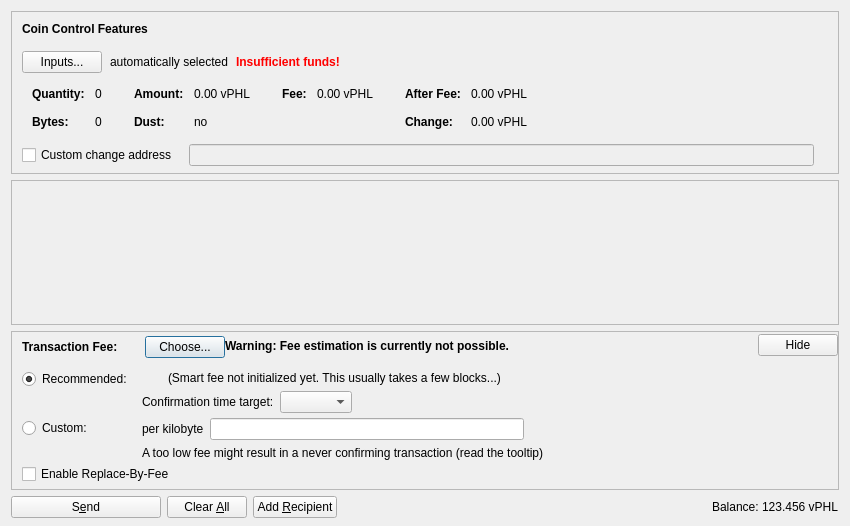
<?xml version="1.0" encoding="UTF-8"?>
<ui version="4.0">
 <class>SendCoinsDialog</class>
 <widget class="QDialog" name="SendCoinsDialog">
  <property name="geometry">
   <rect>
    <x>0</x>
    <y>0</y>
    <width>850</width>
    <height>526</height>
   </rect>
  </property>
  <property name="windowTitle">
   <string>Send Coins</string>
  </property>
  <layout class="QVBoxLayout" name="verticalLayout" stretch="0,1,0,0">
   <property name="bottomMargin">
    <number>8</number>
   </property>
   <item>
    <widget class="QFrame" name="frameCoinControl">
     <property name="sizePolicy">
      <sizepolicy hsizetype="Expanding" vsizetype="Expanding">
       <horstretch>0</horstretch>
       <verstretch>0</verstretch>
      </sizepolicy>
     </property>
     <property name="maximumSize">
      <size>
       <width>16777215</width>
       <height>16777215</height>
      </size>
     </property>
     <property name="frameShape">
      <enum>QFrame::StyledPanel</enum>
     </property>
     <property name="frameShadow">
      <enum>QFrame::Sunken</enum>
     </property>
     <layout class="QVBoxLayout" name="verticalLayoutCoinControl2">
      <property name="spacing">
       <number>0</number>
      </property>
      <property name="leftMargin">
       <number>0</number>
      </property>
      <property name="topMargin">
       <number>0</number>
      </property>
      <property name="rightMargin">
       <number>0</number>
      </property>
      <property name="bottomMargin">
       <number>6</number>
      </property>
      <item>
       <layout class="QVBoxLayout" name="verticalLayoutCoinControl" stretch="0,0,0,0,1">
        <property name="spacing">
         <number>0</number>
        </property>
        <property name="leftMargin">
         <number>10</number>
        </property>
        <property name="topMargin">
         <number>10</number>
        </property>
        <item>
         <layout class="QHBoxLayout" name="horizontalLayoutCoinControl1">
          <property name="bottomMargin">
           <number>15</number>
          </property>
          <item>
           <widget class="QLabel" name="labelCoinControlFeatures">
            <property name="sizePolicy">
             <sizepolicy hsizetype="Preferred" vsizetype="Maximum">
              <horstretch>0</horstretch>
              <verstretch>0</verstretch>
             </sizepolicy>
            </property>
            <property name="font">
             <font>
              <weight>75</weight>
              <bold>true</bold>
             </font>
            </property>
            <property name="styleSheet">
             <string notr="true">font-weight:bold;</string>
            </property>
            <property name="text">
             <string>Coin Control Features</string>
            </property>
           </widget>
          </item>
         </layout>
        </item>
        <item>
         <layout class="QHBoxLayout" name="horizontalLayoutCoinControl2" stretch="0,0,0,0">
          <property name="spacing">
           <number>8</number>
          </property>
          <property name="bottomMargin">
           <number>10</number>
          </property>
          <item>
           <widget class="QPushButton" name="pushButtonCoinControl">
            <property name="styleSheet">
             <string notr="true"/>
            </property>
            <property name="text">
             <string>Inputs...</string>
            </property>
            <property name="autoDefault">
             <bool>false</bool>
            </property>
           </widget>
          </item>
          <item>
           <widget class="QLabel" name="labelCoinControlAutomaticallySelected">
            <property name="text">
             <string>automatically selected</string>
            </property>
            <property name="margin">
             <number>5</number>
            </property>
           </widget>
          </item>
          <item>
           <widget class="QLabel" name="labelCoinControlInsuffFunds">
            <property name="font">
             <font>
              <weight>75</weight>
              <bold>true</bold>
             </font>
            </property>
            <property name="styleSheet">
             <string notr="true">color:red;font-weight:bold;</string>
            </property>
            <property name="text">
             <string>Insufficient funds!</string>
            </property>
            <property name="margin">
             <number>5</number>
            </property>
           </widget>
          </item>
          <item>
           <spacer name="horizontalSpacerCoinControl">
            <property name="orientation">
             <enum>Qt::Horizontal</enum>
            </property>
            <property name="sizeHint" stdset="0">
             <size>
              <width>40</width>
              <height>1</height>
             </size>
            </property>
           </spacer>
          </item>
         </layout>
        </item>
        <item>
         <widget class="QWidget" name="widgetCoinControl" native="true">
          <property name="sizePolicy">
           <sizepolicy hsizetype="Preferred" vsizetype="Preferred">
            <horstretch>0</horstretch>
            <verstretch>0</verstretch>
           </sizepolicy>
          </property>
          <property name="minimumSize">
           <size>
            <width>0</width>
            <height>0</height>
           </size>
          </property>
          <property name="styleSheet">
           <string notr="true"/>
          </property>
          <layout class="QHBoxLayout" name="horizontalLayoutCoinControl5">
           <property name="leftMargin">
            <number>0</number>
           </property>
           <property name="topMargin">
            <number>0</number>
           </property>
           <property name="rightMargin">
            <number>0</number>
           </property>
           <property name="bottomMargin">
            <number>0</number>
           </property>
           <item>
            <layout class="QHBoxLayout" name="horizontalLayoutCoinControl3" stretch="0,0,0,1">
             <property name="spacing">
              <number>20</number>
             </property>
             <property name="topMargin">
              <number>0</number>
             </property>
             <property name="bottomMargin">
              <number>10</number>
             </property>
             <item>
              <layout class="QFormLayout" name="formLayoutCoinControl1">
               <property name="horizontalSpacing">
                <number>10</number>
               </property>
               <property name="verticalSpacing">
                <number>14</number>
               </property>
               <property name="leftMargin">
                <number>10</number>
               </property>
               <property name="topMargin">
                <number>4</number>
               </property>
               <property name="rightMargin">
                <number>6</number>
               </property>
               <item row="0" column="0">
                <widget class="QLabel" name="labelCoinControlQuantityText">
                 <property name="font">
                  <font>
                   <weight>75</weight>
                   <bold>true</bold>
                  </font>
                 </property>
                 <property name="text">
                  <string>Quantity:</string>
                 </property>
                 <property name="margin">
                  <number>0</number>
                 </property>
                </widget>
               </item>
               <item row="0" column="1">
                <widget class="QLabel" name="labelCoinControlQuantity">
                 <property name="cursor">
                  <cursorShape>IBeamCursor</cursorShape>
                 </property>
                 <property name="contextMenuPolicy">
                  <enum>Qt::ActionsContextMenu</enum>
                 </property>
                 <property name="text">
                  <string notr="true">0</string>
                 </property>
                 <property name="margin">
                  <number>0</number>
                 </property>
                 <property name="textInteractionFlags">
                  <set>Qt::LinksAccessibleByMouse|Qt::TextSelectableByKeyboard|Qt::TextSelectableByMouse</set>
                 </property>
                </widget>
               </item>
               <item row="1" column="0">
                <widget class="QLabel" name="labelCoinControlBytesText">
                 <property name="font">
                  <font>
                   <weight>75</weight>
                   <bold>true</bold>
                  </font>
                 </property>
                 <property name="text">
                  <string>Bytes:</string>
                 </property>
                </widget>
               </item>
               <item row="1" column="1">
                <widget class="QLabel" name="labelCoinControlBytes">
                 <property name="cursor">
                  <cursorShape>IBeamCursor</cursorShape>
                 </property>
                 <property name="contextMenuPolicy">
                  <enum>Qt::ActionsContextMenu</enum>
                 </property>
                 <property name="text">
                  <string notr="true">0</string>
                 </property>
                 <property name="textInteractionFlags">
                  <set>Qt::LinksAccessibleByMouse|Qt::TextSelectableByKeyboard|Qt::TextSelectableByMouse</set>
                 </property>
                </widget>
               </item>
              </layout>
             </item>
             <item>
              <layout class="QFormLayout" name="formLayoutCoinControl2">
               <property name="horizontalSpacing">
                <number>10</number>
               </property>
               <property name="verticalSpacing">
                <number>14</number>
               </property>
               <property name="leftMargin">
                <number>6</number>
               </property>
               <property name="topMargin">
                <number>4</number>
               </property>
               <property name="rightMargin">
                <number>6</number>
               </property>
               <item row="0" column="0">
                <widget class="QLabel" name="labelCoinControlAmountText">
                 <property name="font">
                  <font>
                   <weight>75</weight>
                   <bold>true</bold>
                  </font>
                 </property>
                 <property name="text">
                  <string>Amount:</string>
                 </property>
                 <property name="margin">
                  <number>0</number>
                 </property>
                </widget>
               </item>
               <item row="0" column="1">
                <widget class="QLabel" name="labelCoinControlAmount">
                 <property name="cursor">
                  <cursorShape>IBeamCursor</cursorShape>
                 </property>
                 <property name="contextMenuPolicy">
                  <enum>Qt::ActionsContextMenu</enum>
                 </property>
                 <property name="text">
                  <string notr="true">0.00 vPHL</string>
                 </property>
                 <property name="textInteractionFlags">
                  <set>Qt::LinksAccessibleByMouse|Qt::TextSelectableByKeyboard|Qt::TextSelectableByMouse</set>
                 </property>
                </widget>
               </item>
               <item row="1" column="0">
                <widget class="QLabel" name="labelCoinControlLowOutputText">
                 <property name="font">
                  <font>
                   <weight>75</weight>
                   <bold>true</bold>
                  </font>
                 </property>
                 <property name="text">
                  <string>Dust:</string>
                 </property>
                </widget>
               </item>
               <item row="1" column="1">
                <widget class="QLabel" name="labelCoinControlLowOutput">
                 <property name="cursor">
                  <cursorShape>IBeamCursor</cursorShape>
                 </property>
                 <property name="contextMenuPolicy">
                  <enum>Qt::ActionsContextMenu</enum>
                 </property>
                 <property name="text">
                  <string notr="true">no</string>
                 </property>
                 <property name="textInteractionFlags">
                  <set>Qt::LinksAccessibleByMouse|Qt::TextSelectableByKeyboard|Qt::TextSelectableByMouse</set>
                 </property>
                </widget>
               </item>
              </layout>
             </item>
             <item>
              <layout class="QFormLayout" name="formLayoutCoinControl3">
               <property name="horizontalSpacing">
                <number>10</number>
               </property>
               <property name="verticalSpacing">
                <number>14</number>
               </property>
               <property name="leftMargin">
                <number>6</number>
               </property>
               <property name="topMargin">
                <number>4</number>
               </property>
               <property name="rightMargin">
                <number>6</number>
               </property>
               <item row="0" column="0">
                <widget class="QLabel" name="labelCoinControlFeeText">
                 <property name="font">
                  <font>
                   <weight>75</weight>
                   <bold>true</bold>
                  </font>
                 </property>
                 <property name="text">
                  <string>Fee:</string>
                 </property>
                 <property name="margin">
                  <number>0</number>
                 </property>
                </widget>
               </item>
               <item row="0" column="1">
                <widget class="QLabel" name="labelCoinControlFee">
                 <property name="cursor">
                  <cursorShape>IBeamCursor</cursorShape>
                 </property>
                 <property name="contextMenuPolicy">
                  <enum>Qt::ActionsContextMenu</enum>
                 </property>
                 <property name="text">
                  <string notr="true">0.00 vPHL</string>
                 </property>
                 <property name="textInteractionFlags">
                  <set>Qt::LinksAccessibleByMouse|Qt::TextSelectableByKeyboard|Qt::TextSelectableByMouse</set>
                 </property>
                </widget>
               </item>
              </layout>
             </item>
             <item>
              <layout class="QFormLayout" name="formLayoutCoinControl4">
               <property name="horizontalSpacing">
                <number>10</number>
               </property>
               <property name="verticalSpacing">
                <number>14</number>
               </property>
               <property name="leftMargin">
                <number>6</number>
               </property>
               <property name="topMargin">
                <number>4</number>
               </property>
               <property name="rightMargin">
                <number>6</number>
               </property>
               <item row="0" column="0">
                <widget class="QLabel" name="labelCoinControlAfterFeeText">
                 <property name="font">
                  <font>
                   <weight>75</weight>
                   <bold>true</bold>
                  </font>
                 </property>
                 <property name="text">
                  <string>After Fee:</string>
                 </property>
                 <property name="margin">
                  <number>0</number>
                 </property>
                </widget>
               </item>
               <item row="0" column="1">
                <widget class="QLabel" name="labelCoinControlAfterFee">
                 <property name="cursor">
                  <cursorShape>IBeamCursor</cursorShape>
                 </property>
                 <property name="contextMenuPolicy">
                  <enum>Qt::ActionsContextMenu</enum>
                 </property>
                 <property name="text">
                  <string notr="true">0.00 vPHL</string>
                 </property>
                 <property name="textInteractionFlags">
                  <set>Qt::LinksAccessibleByMouse|Qt::TextSelectableByKeyboard|Qt::TextSelectableByMouse</set>
                 </property>
                </widget>
               </item>
               <item row="1" column="0">
                <widget class="QLabel" name="labelCoinControlChangeText">
                 <property name="font">
                  <font>
                   <weight>75</weight>
                   <bold>true</bold>
                  </font>
                 </property>
                 <property name="text">
                  <string>Change:</string>
                 </property>
                </widget>
               </item>
               <item row="1" column="1">
                <widget class="QLabel" name="labelCoinControlChange">
                 <property name="cursor">
                  <cursorShape>IBeamCursor</cursorShape>
                 </property>
                 <property name="contextMenuPolicy">
                  <enum>Qt::ActionsContextMenu</enum>
                 </property>
                 <property name="text">
                  <string notr="true">0.00 vPHL</string>
                 </property>
                 <property name="textInteractionFlags">
                  <set>Qt::LinksAccessibleByMouse|Qt::TextSelectableByKeyboard|Qt::TextSelectableByMouse</set>
                 </property>
                </widget>
               </item>
              </layout>
             </item>
            </layout>
           </item>
          </layout>
         </widget>
        </item>
        <item>
         <layout class="QHBoxLayout" name="horizontalLayoutCoinControl4" stretch="0,0,0">
          <property name="spacing">
           <number>12</number>
          </property>
          <property name="sizeConstraint">
           <enum>QLayout::SetDefaultConstraint</enum>
          </property>
          <property name="topMargin">
           <number>5</number>
          </property>
          <property name="rightMargin">
           <number>5</number>
          </property>
          <item>
           <widget class="QCheckBox" name="checkBoxCoinControlChange">
            <property name="toolTip">
             <string>If this is activated, but the change address is empty or invalid, change will be sent to a newly generated address.</string>
            </property>
            <property name="text">
             <string>Custom change address</string>
            </property>
           </widget>
          </item>
          <item>
           <widget class="QValidatedLineEdit" name="lineEditCoinControlChange">
            <property name="enabled">
             <bool>false</bool>
            </property>
            <property name="sizePolicy">
             <sizepolicy hsizetype="Expanding" vsizetype="Fixed">
              <horstretch>0</horstretch>
              <verstretch>0</verstretch>
             </sizepolicy>
            </property>
           </widget>
          </item>
          <item>
           <widget class="QLabel" name="labelCoinControlChangeLabel">
            <property name="sizePolicy">
             <sizepolicy hsizetype="Preferred" vsizetype="Expanding">
              <horstretch>0</horstretch>
              <verstretch>0</verstretch>
             </sizepolicy>
            </property>
            <property name="minimumSize">
             <size>
              <width>0</width>
              <height>0</height>
             </size>
            </property>
            <property name="text">
             <string/>
            </property>
            <property name="margin">
             <number>3</number>
            </property>
           </widget>
          </item>
         </layout>
        </item>
        <item>
         <spacer name="verticalSpacerCoinControl">
          <property name="orientation">
           <enum>Qt::Vertical</enum>
          </property>
          <property name="sizeHint" stdset="0">
           <size>
            <width>800</width>
            <height>1</height>
           </size>
          </property>
         </spacer>
        </item>
       </layout>
      </item>
     </layout>
    </widget>
   </item>
   <item>
    <widget class="QScrollArea" name="scrollArea">
     <property name="widgetResizable">
      <bool>true</bool>
     </property>
     <widget class="QWidget" name="scrollAreaWidgetContents">
      <property name="geometry">
       <rect>
        <x>0</x>
        <y>0</y>
        <width>830</width>
        <height>104</height>
       </rect>
      </property>
      <layout class="QVBoxLayout" name="verticalLayout_2" stretch="0,1">
       <property name="leftMargin">
        <number>0</number>
       </property>
       <property name="topMargin">
        <number>0</number>
       </property>
       <property name="rightMargin">
        <number>0</number>
       </property>
       <property name="bottomMargin">
        <number>0</number>
       </property>
       <item>
        <layout class="QVBoxLayout" name="entries">
         <property name="spacing">
          <number>6</number>
         </property>
        </layout>
       </item>
       <item>
        <spacer name="verticalSpacer">
         <property name="orientation">
          <enum>Qt::Vertical</enum>
         </property>
         <property name="sizeHint" stdset="0">
          <size>
           <width>20</width>
           <height>40</height>
          </size>
         </property>
        </spacer>
       </item>
      </layout>
     </widget>
    </widget>
   </item>
   <item>
    <widget class="QFrame" name="frameFee">
     <property name="sizePolicy">
      <sizepolicy hsizetype="Expanding" vsizetype="Expanding">
       <horstretch>0</horstretch>
       <verstretch>0</verstretch>
      </sizepolicy>
     </property>
     <property name="maximumSize">
      <size>
       <width>16777215</width>
       <height>16777215</height>
      </size>
     </property>
     <property name="frameShape">
      <enum>QFrame::StyledPanel</enum>
     </property>
     <property name="frameShadow">
      <enum>QFrame::Sunken</enum>
     </property>
     <layout class="QVBoxLayout" name="verticalLayoutFee1">
      <property name="spacing">
       <number>0</number>
      </property>
      <property name="leftMargin">
       <number>0</number>
      </property>
      <property name="topMargin">
       <number>0</number>
      </property>
      <property name="rightMargin">
       <number>0</number>
      </property>
      <property name="bottomMargin">
       <number>0</number>
      </property>
      <item>
       <layout class="QVBoxLayout" name="verticalLayoutFee2" stretch="0,0,0">
        <property name="spacing">
         <number>0</number>
        </property>
        <property name="leftMargin">
         <number>10</number>
        </property>
        <property name="topMargin">
         <number>0</number>
        </property>
        <item>
         <layout class="QHBoxLayout" name="horizontalLayoutFee1">
          <property name="bottomMargin">
           <number>0</number>
          </property>
          <item>
           <layout class="QVBoxLayout" name="verticalLayoutFee7">
            <property name="spacing">
             <number>0</number>
            </property>
            <item>
             <spacer name="verticalSpacerSmartFee">
              <property name="orientation">
               <enum>Qt::Vertical</enum>
              </property>
              <property name="sizeType">
               <enum>QSizePolicy::Fixed</enum>
              </property>
              <property name="sizeHint" stdset="0">
               <size>
                <width>1</width>
                <height>4</height>
               </size>
              </property>
             </spacer>
            </item>
            <item>
             <layout class="QHBoxLayout" name="horizontalLayoutSmartFee">
              <property name="spacing">
               <number>10</number>
              </property>
              <item>
               <widget class="QLabel" name="labelFeeHeadline">
                <property name="sizePolicy">
                 <sizepolicy hsizetype="Preferred" vsizetype="Maximum">
                  <horstretch>0</horstretch>
                  <verstretch>0</verstretch>
                 </sizepolicy>
                </property>
                <property name="font">
                 <font>
                  <weight>75</weight>
                  <bold>true</bold>
                 </font>
                </property>
                <property name="styleSheet">
                 <string notr="true">font-weight:bold;</string>
                </property>
                <property name="text">
                 <string>Transaction Fee:</string>
                </property>
               </widget>
              </item>
              <item>
               <widget class="QLabel" name="labelFeeMinimized">
                <property name="text">
                 <string/>
                </property>
               </widget>
              </item>
              <item>
               <widget class="QPushButton" name="buttonChooseFee">
                <property name="text">
                 <string>Choose...</string>
                </property>
               </widget>
              </item>
             </layout>
            </item>
            <item>
             <spacer name="verticalSpacer_5">
              <property name="orientation">
               <enum>Qt::Vertical</enum>
              </property>
              <property name="sizeHint" stdset="0">
               <size>
                <width>1</width>
                <height>1</height>
               </size>
              </property>
             </spacer>
            </item>
           </layout>
          </item>
          <item>
           <widget class="QLabel" name="fallbackFeeWarningLabel">
            <property name="toolTip">
             <string>Using the fallbackfee can result in sending a transaction that will take several hours or days (or never) to confirm. Consider choosing your fee manually or wait until you have validated the complete chain.</string>
            </property>
            <property name="font">
            <font>
                <weight>75</weight>
                <bold>true</bold>
            </font>
            </property>
            <property name="text">
             <string>Warning: Fee estimation is currently not possible.</string>
            </property>
            <property name="wordWrap">
             <bool>false</bool>
            </property>
           </widget>
          </item>
          <item>
           <spacer name="horizontalSpacer_4">
            <property name="orientation">
             <enum>Qt::Horizontal</enum>
            </property>
            <property name="sizeType">
             <enum>QSizePolicy::MinimumExpanding</enum>
            </property>
            <property name="sizeHint" stdset="0">
             <size>
              <width>40</width>
              <height>20</height>
             </size>
            </property>
           </spacer>
          </item>
          <item>
           <widget class="QPushButton" name="buttonMinimizeFee">
            <property name="toolTip">
             <string>Hide transaction fee settings</string>
            </property>
            <property name="text">
             <string>Hide</string>
            </property>
           </widget>
          </item>
         </layout>
        </item>
        <item>
         <widget class="QFrame" name="frameFeeSelection">
          <layout class="QVBoxLayout" name="verticalLayoutFee12">
           <property name="spacing">
            <number>0</number>
           </property>
           <property name="leftMargin">
            <number>0</number>
           </property>
           <property name="topMargin">
            <number>0</number>
           </property>
           <property name="rightMargin">
            <number>0</number>
           </property>
           <property name="bottomMargin">
            <number>0</number>
           </property>
           <item>
            <layout class="QGridLayout" name="gridLayoutFee">
             <property name="topMargin">
              <number>10</number>
             </property>
             <property name="bottomMargin">
              <number>4</number>
             </property>
             <property name="horizontalSpacing">
              <number>10</number>
             </property>
             <property name="verticalSpacing">
              <number>4</number>
             </property>
             <item row="1" column="1">
              <layout class="QVBoxLayout" name="verticalLayoutFee8">
               <property name="spacing">
                <number>6</number>
               </property>
               <item>
                <layout class="QHBoxLayout" name="horizontalLayoutFee13">
                 <item>
                  <widget class="QLabel" name="labelCustomPerKilobyte">
                   <property name="toolTip">
                    <string>Specify a custom fee per kB (1,000 bytes) of the transaction's virtual size.

Note:  Since the fee is calculated on a per-byte basis, a fee of "100 satoshis per kB" for a transaction size of 500 bytes (half of 1 kB) would ultimately yield a fee of only 50 satoshis.</string>
                   </property>
                   <property name="text">
                    <string>per kilobyte</string>
                   </property>
                  </widget>
                 </item>
                 <item>
                  <widget class="BitcoinAmountField" name="customFee"/>
                 </item>
                 <item>
                  <spacer name="horizontalSpacer_6">
                   <property name="orientation">
                    <enum>Qt::Horizontal</enum>
                   </property>
                   <property name="sizeHint" stdset="0">
                    <size>
                     <width>1</width>
                     <height>1</height>
                    </size>
                   </property>
                  </spacer>
                 </item>
                </layout>
               </item>
               <item>
                <layout class="QHBoxLayout" name="horizontalLayoutFee8">
                 <item>
                  <widget class="QLabel" name="labelCustomFeeWarning">
                   <property name="enabled">
                    <bool>true</bool>
                   </property>
                   <property name="toolTip">
                    <string>When there is less transaction volume than space in the blocks, miners as well as relaying nodes may enforce a minimum fee. Paying only this minimum fee is just fine, but be aware that this can result in a never confirming transaction once there is more demand for placeh transactions than the network can process.</string>
                   </property>
                   <property name="text">
                    <string>A too low fee might result in a never confirming transaction (read the tooltip)</string>
                   </property>
                  </widget>
                 </item>
                 <item>
                  <spacer name="horizontalSpacer_2">
                   <property name="orientation">
                    <enum>Qt::Horizontal</enum>
                   </property>
                   <property name="sizeHint" stdset="0">
                    <size>
                     <width>1</width>
                     <height>1</height>
                    </size>
                   </property>
                  </spacer>
                 </item>
                </layout>
               </item>
              </layout>
             </item>
             <item row="0" column="0">
              <layout class="QVBoxLayout" name="verticalLayoutFee4" stretch="0,1">
               <item>
                <widget class="QRadioButton" name="radioSmartFee">
                 <property name="text">
                  <string>Recommended:</string>
                 </property>
                 <property name="checked">
                  <bool>true</bool>
                 </property>
                 <attribute name="buttonGroup">
                  <string notr="true">groupFee</string>
                 </attribute>
                </widget>
               </item>
               <item>
                <spacer name="verticalSpacer_2">
                 <property name="orientation">
                  <enum>Qt::Vertical</enum>
                 </property>
                 <property name="sizeHint" stdset="0">
                  <size>
                   <width>1</width>
                   <height>1</height>
                  </size>
                 </property>
                </spacer>
               </item>
              </layout>
             </item>
             <item row="1" column="0">
              <layout class="QVBoxLayout" name="verticalLayoutFee9" stretch="0,1">
               <item>
                <widget class="QRadioButton" name="radioCustomFee">
                 <property name="text">
                  <string>Custom:</string>
                 </property>
                 <attribute name="buttonGroup">
                  <string notr="true">groupFee</string>
                 </attribute>
                </widget>
               </item>
               <item>
                <spacer name="verticalSpacer_6">
                 <property name="orientation">
                  <enum>Qt::Vertical</enum>
                 </property>
                 <property name="sizeHint" stdset="0">
                  <size>
                   <width>1</width>
                   <height>1</height>
                  </size>
                 </property>
                </spacer>
               </item>
              </layout>
             </item>
             <item row="0" column="1">
              <layout class="QVBoxLayout" name="verticalLayoutFee3" stretch="0,0,1">
               <property name="spacing">
                <number>6</number>
               </property>
               <property name="topMargin">
                <number>2</number>
               </property>
               <item>
                <layout class="QHBoxLayout" name="horizontalLayoutFee12">
                 <item>
                  <widget class="QLabel" name="labelSmartFee">
                   <property name="text">
                    <string/>
                   </property>
                  </widget>
                 </item>
                 <item>
                  <widget class="QLabel" name="labelFeeEstimation">
                   <property name="text">
                    <string/>
                   </property>
                  </widget>
                 </item>
                 <item>
                  <widget class="QLabel" name="labelSmartFee2">
                   <property name="text">
                    <string>(Smart fee not initialized yet. This usually takes a few blocks...)</string>
                   </property>
                  </widget>
                 </item>
                 <item>
                  <spacer name="horizontalSpacer_5">
                   <property name="orientation">
                    <enum>Qt::Horizontal</enum>
                   </property>
                   <property name="sizeHint" stdset="0">
                    <size>
                     <width>1</width>
                     <height>1</height>
                    </size>
                   </property>
                  </spacer>
                 </item>
                </layout>
               </item>
               <item>
                <layout class="QHBoxLayout" name="horizontalLayoutFee9">
                 <item>
                  <layout class="QVBoxLayout" name="verticalLayoutFee6">
                   <item>
                    <widget class="QLabel" name="labelSmartFee3">
                     <property name="text">
                      <string>Confirmation time target:</string>
                     </property>
                    </widget>
                   </item>
                  </layout>
                 </item>
                 <item>
                  <layout class="QVBoxLayout" name="verticalLayoutFee5">
                   <property name="rightMargin">
                    <number>30</number>
                   </property>
                   <item>
                    <layout class="QHBoxLayout" name="horizontalLayoutConfTarget">
                     <property name="bottomMargin">
                      <number>0</number>
                     </property>
                     <item>
                      <widget class="QComboBox" name="confTargetSelector"/>
                     </item>
                     <item>
                      <spacer name="horizontalSpacerConfTarget">
                       <property name="orientation">
                        <enum>Qt::Horizontal</enum>
                       </property>
                       <property name="sizeHint" stdset="0">
                        <size>
                         <width>40</width>
                         <height>20</height>
                        </size>
                       </property>
                      </spacer>
                     </item>
                    </layout>
                   </item>
                  </layout>
                 </item>
                </layout>
               </item>
               <item>
                <spacer name="verticalSpacer_4">
                 <property name="orientation">
                  <enum>Qt::Vertical</enum>
                 </property>
                 <property name="sizeHint" stdset="0">
                  <size>
                   <width>1</width>
                   <height>1</height>
                  </size>
                 </property>
                </spacer>
               </item>
              </layout>
             </item>
            </layout>
           </item>
           <item>
            <widget class="QCheckBox" name="optInRBF">
             <property name="text">
              <string>Enable Replace-By-Fee</string>
             </property>
             <property name="toolTip">
              <string>With Replace-By-Fee (BIP-125) you can increase a transaction's fee after it is sent. Without this, a higher fee may be recommended to compensate for increased transaction delay risk.</string>
             </property>
            </widget>
           </item>
          </layout>
         </widget>
        </item>
        <item>
         <spacer name="verticalSpacerFee">
          <property name="orientation">
           <enum>Qt::Vertical</enum>
          </property>
          <property name="sizeHint" stdset="0">
           <size>
            <width>40</width>
            <height>5</height>
           </size>
          </property>
         </spacer>
        </item>
       </layout>
      </item>
     </layout>
    </widget>
   </item>
   <item>
    <layout class="QHBoxLayout" name="horizontalLayout">
     <item>
      <widget class="QPushButton" name="sendButton">
       <property name="minimumSize">
        <size>
         <width>150</width>
         <height>0</height>
        </size>
       </property>
       <property name="toolTip">
        <string>Confirm the send action</string>
       </property>
       <property name="text">
        <string>S&amp;end</string>
       </property>
       <property name="icon">
        <iconset resource="../placeh.qrc">
         <normaloff>:/icons/send</normaloff>:/icons/send</iconset>
       </property>
       <property name="autoDefault">
        <bool>false</bool>
       </property>
       <property name="default">
        <bool>false</bool>
       </property>
      </widget>
     </item>
     <item>
      <widget class="QPushButton" name="clearButton">
       <property name="sizePolicy">
        <sizepolicy hsizetype="Minimum" vsizetype="Fixed">
         <horstretch>0</horstretch>
         <verstretch>0</verstretch>
        </sizepolicy>
       </property>
       <property name="toolTip">
        <string>Clear all fields of the form.</string>
       </property>
       <property name="text">
        <string>Clear &amp;All</string>
       </property>
       <property name="icon">
        <iconset resource="../placeh.qrc">
         <normaloff>:/icons/remove</normaloff>:/icons/remove</iconset>
       </property>
       <property name="autoDefault">
        <bool>false</bool>
       </property>
      </widget>
     </item>
     <item>
      <widget class="QPushButton" name="addButton">
       <property name="toolTip">
        <string>Send to multiple recipients at once</string>
       </property>
       <property name="text">
        <string>Add &amp;Recipient</string>
       </property>
       <property name="icon">
        <iconset resource="../placeh.qrc">
         <normaloff>:/icons/add</normaloff>:/icons/add</iconset>
       </property>
       <property name="autoDefault">
        <bool>false</bool>
       </property>
      </widget>
     </item>
     <item>
      <spacer name="horizontalSpacer">
       <property name="orientation">
        <enum>Qt::Horizontal</enum>
       </property>
       <property name="sizeHint" stdset="0">
        <size>
         <width>40</width>
         <height>20</height>
        </size>
       </property>
      </spacer>
     </item>
     <item>
      <layout class="QHBoxLayout" name="horizontalLayout_2">
       <property name="spacing">
        <number>3</number>
       </property>
       <item>
        <widget class="QLabel" name="labelBalanceName">
         <property name="sizePolicy">
          <sizepolicy hsizetype="Preferred" vsizetype="Fixed">
           <horstretch>0</horstretch>
           <verstretch>0</verstretch>
          </sizepolicy>
         </property>
         <property name="text">
          <string>Balance:</string>
         </property>
        </widget>
       </item>
       <item>
        <widget class="QLabel" name="labelBalance">
         <property name="sizePolicy">
          <sizepolicy hsizetype="Preferred" vsizetype="Fixed">
           <horstretch>0</horstretch>
           <verstretch>0</verstretch>
          </sizepolicy>
         </property>
         <property name="cursor">
          <cursorShape>IBeamCursor</cursorShape>
         </property>
         <property name="text">
          <string notr="true">123.456 vPHL</string>
         </property>
         <property name="textInteractionFlags">
          <set>Qt::LinksAccessibleByMouse|Qt::TextSelectableByKeyboard|Qt::TextSelectableByMouse</set>
         </property>
        </widget>
       </item>
      </layout>
     </item>
    </layout>
   </item>
  </layout>
 </widget>
 <customwidgets>
  <customwidget>
   <class>QValidatedLineEdit</class>
   <extends>QLineEdit</extends>
   <header>qt/qvalidatedlineedit.h</header>
  </customwidget>
  <customwidget>
   <class>BitcoinAmountField</class>
   <extends>QLineEdit</extends>
   <header>qt/placehamountfield.h</header>
   <container>1</container>
  </customwidget>
 </customwidgets>
 <resources>
  <include location="../placeh.qrc"/>
 </resources>
 <connections/>
 <buttongroups>
  <buttongroup name="groupFee"/>
 </buttongroups>
</ui>
